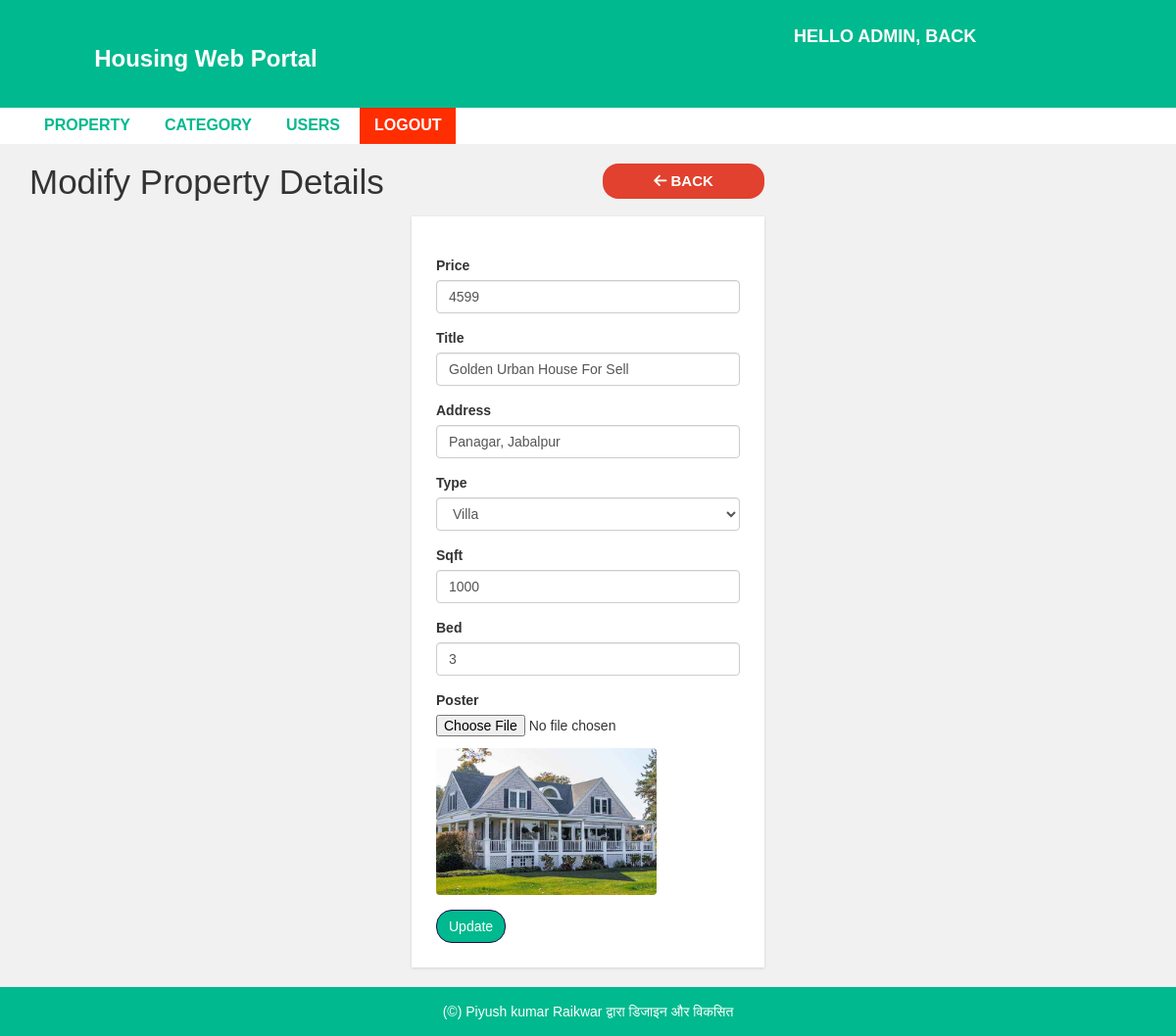
The page /admin/post-update.php?id=542 (signed in) on the database its author committed.
### tables this page shows
CREATE TABLE `achievement` (
  `aid` int(11) NOT NULL,
  `atitle` varchar(255) NOT NULL,
  `address` varchar(255) NOT NULL,
  `price` varchar(255) NOT NULL,
  `sqft` varchar(255) NOT NULL,
  `bed` varchar(255) NOT NULL,
  `atype` varchar(255) NOT NULL,
  `aimg` varchar(255) NOT NULL,
  `userId` varchar(255) NOT NULL,
  `active_record` varchar(255) NOT NULL DEFAULT 'Yes'
);

### admin/post-update.php (the view, shortened to what this page needs)
<?php include "header.php";
$user_id_getaddbar = $_GET['id'];
        ?>
<div id="admin-content">
    <div class="container">
        <div class="row">
            <div class="col-md-6">
                <h1 class="admin-heading">Modify Property Details</h1>
            </div>
            <div class="col-md-2">
                <a class="add-new" style="background:#E1412E; border-radius:16px;" href="post-read.php"><i
                        class="fa-solid fa-arrow-left"></i>
                    Back</a>
            </div>
            <div class="col-md-offset-4 col-md-4">
                <?php include ("config.php");
                $sql_userdata_show_by_id = "SELECT * FROM achievement WHERE aid = '{$user_id_getaddbar}'";
                $result_sql_userdata_show_by_id = mysqli_query($conn, $sql_userdata_show_by_id) or die("Query Die!!");
                if (mysqli_num_rows($result_sql_userdata_show_by_id) > 0) {
                    while ($row = mysqli_fetch_assoc($result_sql_userdata_show_by_id)) {
                        ?>
                        <form action="<?php $_SERVER['PHP_SELF'] ?>" method="POST" enctype="multipart/form-data"
                            autocomplete="off">
                            <div class="form-group">
                                <label>Price</label>
                                <input type="number" name="price" class="form-control" placeholder="Price"
                                    value="<?php echo $row['price'] ?>" required>
                            </div>
                            <div class="form-group">
                                <label>Title</label>
                                <input type="text" name="title" class="form-control" placeholder="Title"
                                    value="<?php echo $row['atitle'] ?>" required>
                            </div>
                            <div class="form-group">
                                <label>Address</label>
                                <input type="text" name="address" class="form-control" placeholder="Address"
                                    value="<?php echo $row['address'] ?>">
                            </div>
                            <div class="form-group">
                                <label>Type</label>
                                <select class="form-control" name="type">
                                    <?php $sql_show_category = "SELECT * FROM category";
                                    $result_sql_show_category = mysqli_query($conn, $sql_show_category) or die("Query Failed!! --> sql_show_category");
                                    if (mysqli_num_rows($result_sql_show_category) > 0) {
                                        while ($row_cate = mysqli_fetch_assoc($result_sql_show_category)) {
                                            if ($row_cate['category_id'] == $row['atype']) {
                                                $select_cate = "selected";
                                            } else {
                                                $select_cate = "";
                                            }
                                            echo ("<option {$select_cate} value='{$row_cate['category_id']}'>{$row_cate['category_name']}</option>");
                                        }
                                    } ?>
                                </select>
                            </div>
                            <div class="form-group">
                                <label>Sqft</label>
                                <input type="text" name="sqft" class="form-control" placeholder="Sqft"
                                    value="<?php echo $row['sqft'] ?>">
                            </div>
                            <div class="form-group">
                                <label>Bed</label>
                                <input type="number" name="bed" class="form-control" placeholder="Bed"
                                    value="<?php echo $row['bed'] ?>">
                            </div>
                            <div class="form-group">
                                <label for="">Poster</label>
                                <input type="file" name="new-image">
                                <img src="upload/<?php echo $row['aimg']; ?>" height="150px"
                                    style="border-radius: 4px; margin-top:12px;">
                            </div>
                            <input type="submit" name="submit" class="btn btn-primary" style="border-radius:16px;"
                                value="Update" required />
                        </form>
                        <?php
                    }
                } ?>
            </div>
        </div>
    </div>
</div>
<?php include "footer.php"; ?>

### css/adminstyle_centerDJ.css (style rules this page uses)
body { background: #f1f1f1; font-family: sans-serif,arial,Helvetica; }
a, a:hover, a:focus { text-decoration: none; outline: none; }
#admin-content { padding: 20px 0; min-height: 750px; }
#admin-content .admin-heading { font-size: 35px; margin: 0 0 15px; }
#admin-content .add-new { color: #fff; background-color: #00B98E; font-size: 15px; font-weight: 600; text-align: center; text-transform: uppercase; padding: 7px 10px; display: block; transition: all 0.3s; }
form { background: #fff; padding: 25px; box-shadow:0 1px 3px rgba(0, 0, 0, 0.13); }

### rows shown on the page
achievement: price "4599", title "Golden Urban House For Sell", address "Panagar, Jabalpur", sqft "1000", bed "3", aimg (picture)

### other values the page prints
$_SESSION['username'] "ADMIN"
form field type "Villa"
